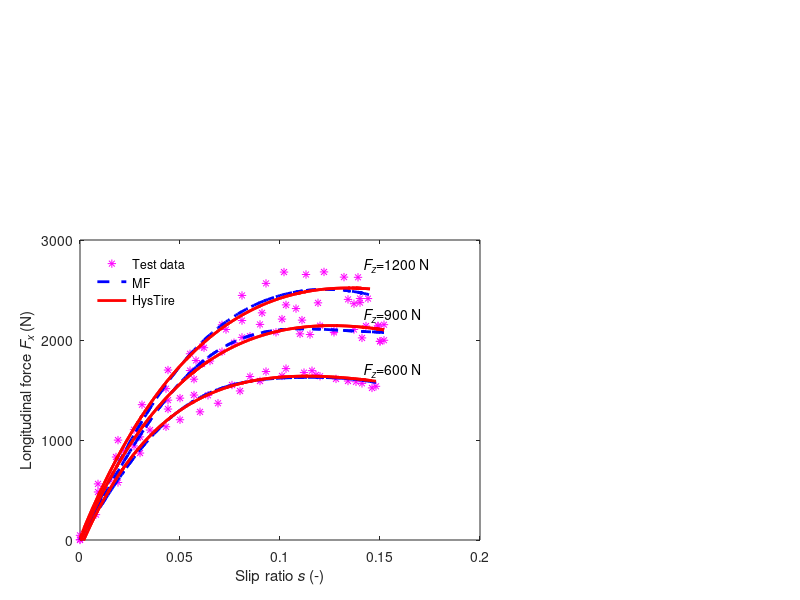

Reproduce this figure in MATLAB. (Note: this script raises an error after producing the figure.)
clear;
clc;
load('tireA_testdata.mat');  %试验数据 

s_test1=SR_1200; 
a= -7.031;          
b= 1.419;
c= 1.408;
d= 0.089;
Fx_exp_1200 =2000*(a*s_test1+b+c*(1-2*exp(-s_test1/d)));

B= -6.805;               
C= 1.684;
D= -1.79;
E= 2.433;
s_MF_1200=s_test1;
Fx_MF_1200 = 2000*D*sin(C*atan((B*s_MF_1200-E*(B*s_MF_1200 - atan(B*s_MF_1200)))));

s_test1=SR_900;
a= -6.542;          
b= 1.352;
c= 1.364;
d= 0.071;
Fx_exp_900 =1500*(a*s_test1+b+c*(1-2*exp(-s_test1/d)));

B= -2.191;               
C= 7.99;
D= -1.408;
E= 9.565;
s_MF900=SR_900;
Fx_MF_900 = 1500*D*sin(C*atan((B*s_MF900-E*(B*s_MF900 - atan(B*s_MF900)))));

s_test600=SR_600;
a= -5.173;          
b= 1.196;
c= 1.283;
d= 0.049;
Fx_exp_600 =1000*(a*s_test600+b+c*(1-2*exp(-s_test600/d)));

B= -4.41;               
C= -4.52;
D= 1.648;
E= 4.897;
s_MF600=SR_600;
Fx_MF_600 = 1000*D*sin(C*atan((B*s_MF600-E*(B*s_MF600 - atan(B*s_MF600)))));


axes('position',[0.1,0.1,0.5,0.5]); 
h1=plot(SR_1200(1:10:320),Fx_1200(1:10:320),'m*','LineWidth',0.5);
hold on;
plot(SR_900(1:10:352),Fx_900(1:10:352),'m*','LineWidth',0.5);
hold on;
plot(SR_600(1:10:301),Fx_600(1:10:301),'m*','LineWidth',0.5);

hold on;
h2=plot(SR_1200,Fx_MF_1200,'--b','LineWidth',2);
hold on;
plot(SR_900,Fx_MF_900,'--b','LineWidth',2);
hold on;
plot(SR_600,Fx_MF_600,'--b','LineWidth',2);

hold on;
h3=plot(SR_1200,Fx_exp_1200,'r','LineWidth',2);
hold on;
plot(SR_900,Fx_exp_900,'r','LineWidth',2);
hold on;
plot(SR_600,Fx_exp_600,'r','LineWidth',2);

legend([h1 h2 h3],'Test data','MF','HysTire','location','northwest','box','off');
xlabel('Slip ratio{\it s} (-)');
ylabel('Longitudinal force{\it F_x} (N)');
set(gca,'XTick',[0:0.05:0.2]);
set(gca,'YTick',[0:1000:3000]);

text(0.14,1700,'{\it F_z}=600 N');%文字说明
text(0.14,2250,'{\it F_z}=900 N');%文字说明
text(0.14,2750,'{\it F_z}=1200 N');%文字说明

axis([0 0.2 0 3000]);
exp_error_1200 = Fx_1200 - Fx_exp_1200;
exp_mse_1200 = mse(exp_error_1200);

MF_error_1200 = Fx_1200 - Fx_MF_1200;
MF_mse_1200 = mse(MF_error_1200);

exp_error_900 = Fx_900 - Fx_exp_900;
exp_mse_900 = mse(exp_error_900);
MF_error_900 = Fx_900 - Fx_MF_900;
MF_mse_900 = mse(MF_error_900);

exp_error_600 = Fx_600 - Fx_exp_600;
exp_mse_600 = mse(exp_error_600);
MF_error_600 = Fx_600 - Fx_MF_600;
MF_mse_600 = mse(MF_error_600);
